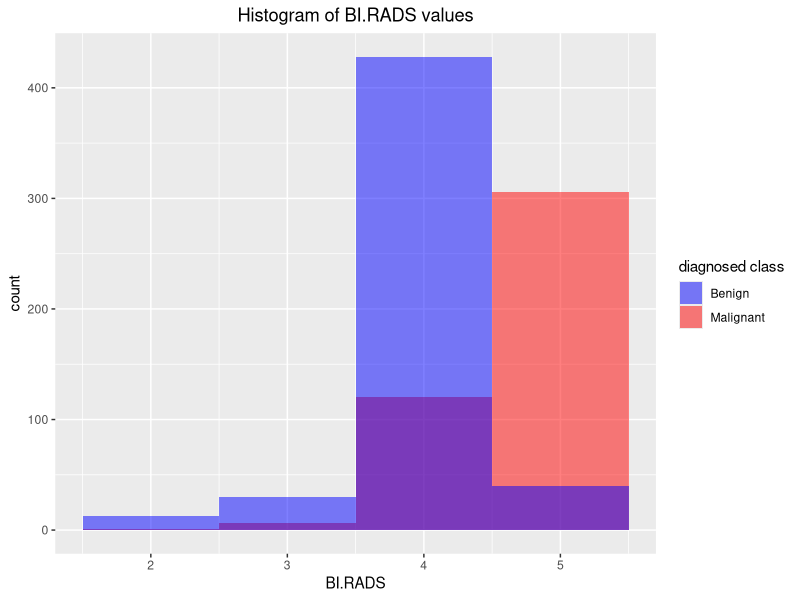
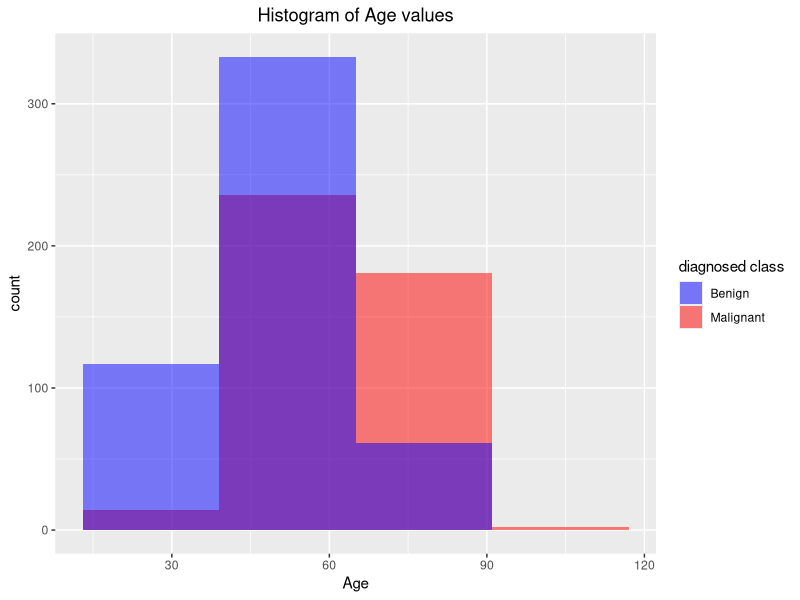
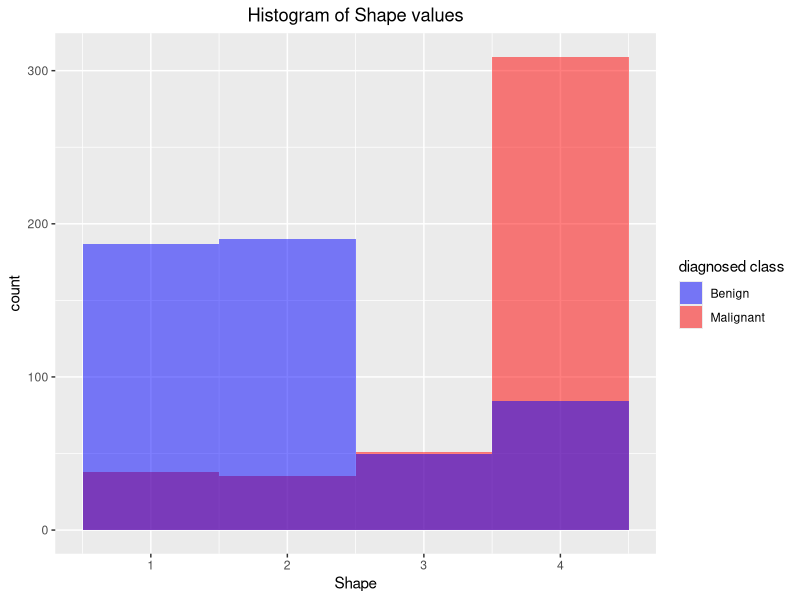
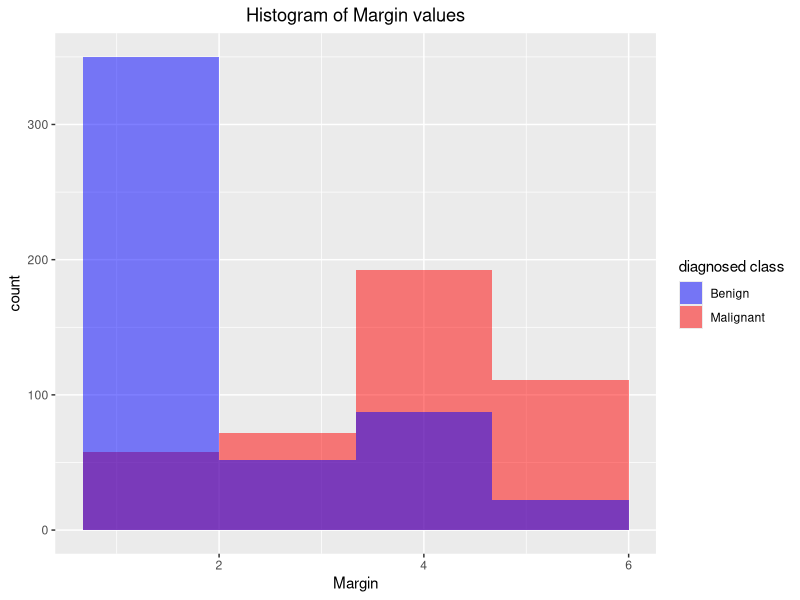
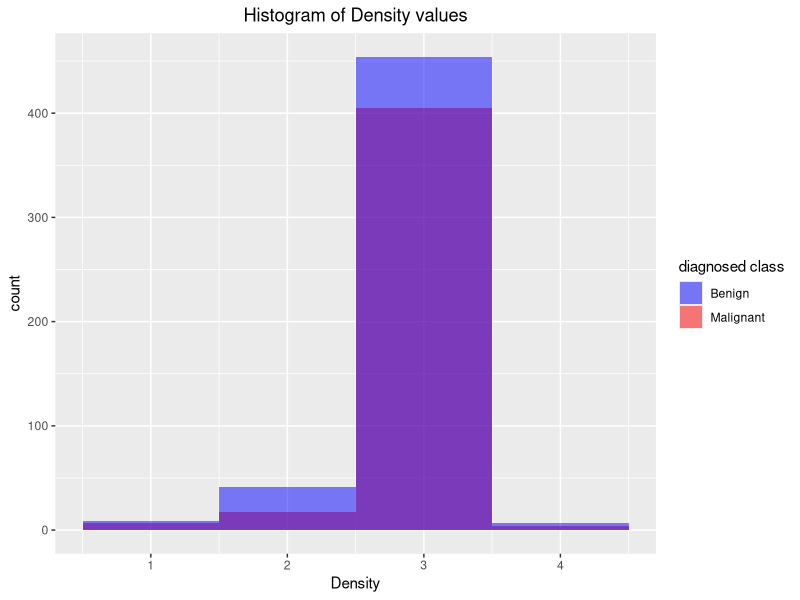
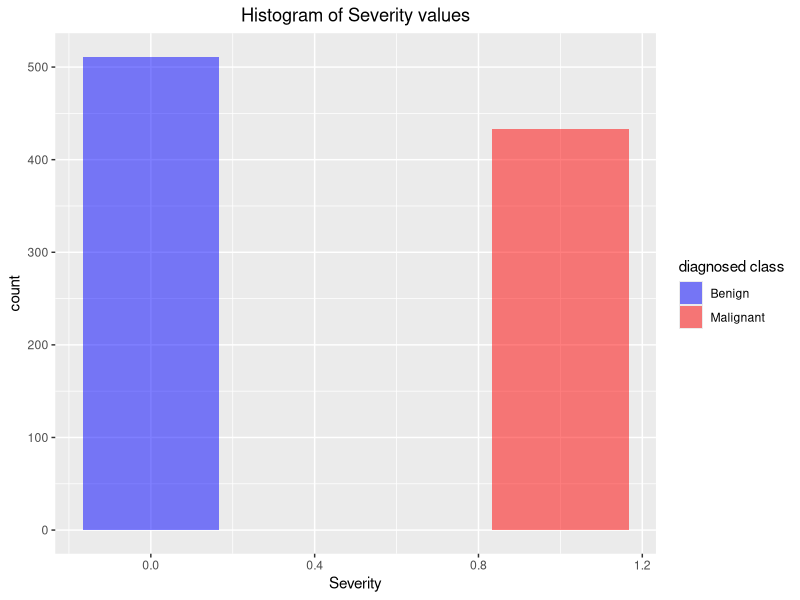
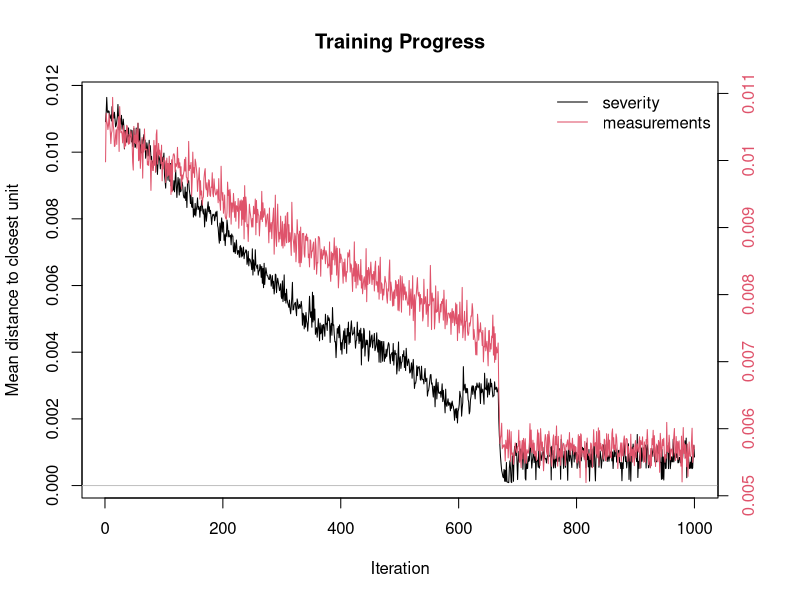
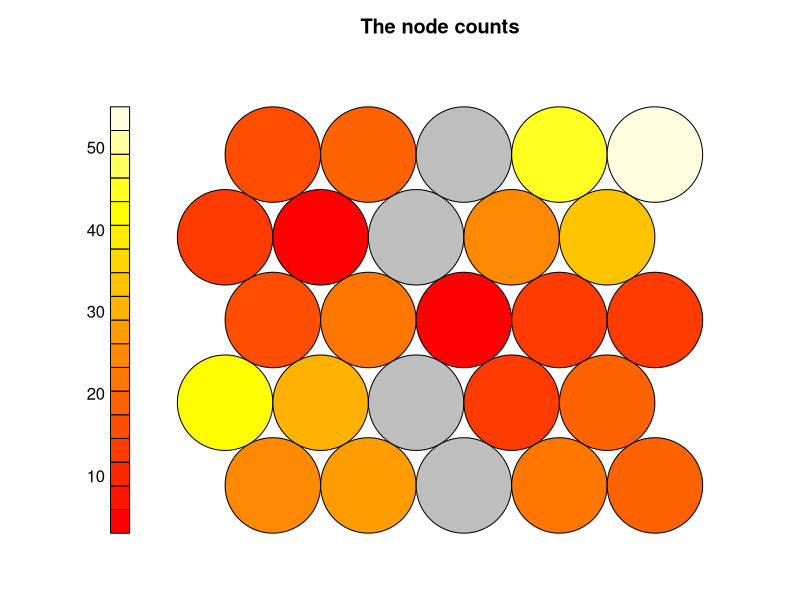

Generate these figures, in order, with R:
## ---- chunk 1
cat("\014")
rm(list = ls())
library(dplyr)
library(ggplot2)
library(kohonen)

## ---- chunk 2

dataset <- read.csv("./data/dataset.csv", 
                        header = TRUE, 
                        sep = ",",
                        stringsAsFactors = FALSE)

# conversion to numeric type
for (i in 1:5){
  dataset[,i] <- as.numeric(dataset[,i])
}


# predicting missing values with linear model
for(i in 1:5){
  datasetok <- switch(i,dataset[!is.na(dataset$BI.RADS),],
                      dataset[!is.na(dataset$Age),],
                      dataset[!is.na(dataset$Shape),],
                      dataset[!is.na(dataset$Margin),],
                      dataset[!is.na(dataset$Density),])
  datasetna <- switch(i,dataset[is.na(dataset$BI.RADS),],
                      dataset[is.na(dataset$Age),],
                      dataset[is.na(dataset$Shape),],
                      dataset[is.na(dataset$Margin),],
                      dataset[is.na(dataset$Density),])
  model <- switch(i,lm(BI.RADS ~ Severity,data = datasetok,na.action=na.omit),
                  lm(Age ~ Severity*(BI.RADS),data = datasetok,na.action=na.omit),
                  lm(Shape ~ Severity*(Age+BI.RADS),data = datasetok,na.action=na.omit),
                  lm(Margin ~ Severity*(Age+Shape+BI.RADS),data = datasetok,na.action=na.omit),
                  lm(Density ~ Severity*(Age+Shape+Margin+BI.RADS),data = datasetok,na.action=na.omit))
  summary(model)
  dataset[is.na(dataset[,i]),i] <- round(predict(model,datasetna))
}

# division of the data set into malignant and benign lesions
Malignant <- dataset[dataset$Severity == 1,]
Benign <- dataset[dataset$Severity == 0,]

Benign <- Benign[!(Benign$BI.RADS < 1 | Benign$BI.RADS > 5  | Benign$Shape < 1  | Benign$Shape > 4
                  | Benign$Margin < 1  | Benign$Margin > 5  | Benign$Density < 1  | Benign$Density > 4),]
Malignant <- Malignant[!(Malignant$BI.RADS < 1 | Malignant$BI.RADS > 5  | Malignant$Shape < 1  | Malignant$Shape > 4
                  | Malignant$Margin < 1  | Malignant$Margin > 5  | Malignant$Density < 1  | Malignant$Density > 4),]

numberOfMalignant <- nrow(Malignant)
numberOfBenign <- nrow(Benign)

# division into two different sets: test and training data
dataset <- rbind(Malignant,Benign)
trainingData <- rbind(Malignant[1:round(dim(Malignant)[1]/2),],Benign[1:round(dim(Benign)[1]/2),])
testingData <- rbind(Malignant[(round(dim(Malignant)[1]/2)+1):dim(Malignant)[1],],Benign[(round(dim(Benign)[1]/2)+1):dim(Benign)[1],])

# editing and correcting the names of individual lines
rownames(testingData) <- cat(1:dim(testingData)[1])
rownames(trainingData) <- cat(1:dim(trainingData)[1])

# data normalization (in the range from 0 to 1)
for (i in 1:5){
  trainingData[,i] <- (trainingData[,i] - min(trainingData[,i]))/(max(trainingData[,i])-min(trainingData[,i]))
  testingData[,i] <- (testingData[,i] - min(testingData[,i]))/(max(testingData[,i])-min(testingData[,i]))
}

# saving the data for faster loading and optimal application operation
save(dataset,testingData,trainingData,Malignant,Benign, file="./data/processed_dataset.RData")

## ---- chunk 3

ggplot(Malignant,aes(BI.RADS, fill = "Malignant")) + geom_histogram(bins = 4, alpha = 0.5) + 
  geom_histogram(data = Benign,mapping = aes(BI.RADS, fill = "Benign"),bins = 4, alpha = 0.5) +
  ggtitle("Histogram of BI.RADS values") +
  theme(plot.title = element_text(hjust = 0.5)) +
  scale_fill_manual(name="diagnosed class",values=c(Malignant="red",Benign="blue"))

ggplot(Malignant,aes(Age, fill = "Malignant")) + geom_histogram(bins = 4, alpha = 0.5) + 
  geom_histogram(data = Benign,mapping = aes(Age, fill = "Benign"),bins = 4, alpha = 0.5) +
  ggtitle("Histogram of Age values") +
  theme(plot.title = element_text(hjust = 0.5)) +
  scale_fill_manual(name="diagnosed class",values=c(Malignant="red",Benign="blue"))

ggplot(Malignant,aes(Shape, fill = "Malignant")) + geom_histogram(bins = 4, alpha = 0.5) + 
  geom_histogram(data = Benign,mapping = aes(Shape, fill = "Benign"),bins = 4, alpha = 0.5) +
  ggtitle("Histogram of Shape values") +
  theme(plot.title = element_text(hjust = 0.5)) +
  scale_fill_manual(name="diagnosed class",values=c(Malignant="red",Benign="blue"))

ggplot(Malignant,aes(Margin, fill = "Malignant")) + geom_histogram(bins = 4, alpha = 0.5) + 
  geom_histogram(data = Benign,mapping = aes(Margin, fill = "Benign"),bins = 4, alpha = 0.5) +
  ggtitle("Histogram of Margin values") +
  theme(plot.title = element_text(hjust = 0.5)) +
  scale_fill_manual(name="diagnosed class",values=c(Malignant="red",Benign="blue"))

ggplot(Malignant,aes(Density, fill = "Malignant")) + geom_histogram(bins = 4, alpha = 0.5) + 
  geom_histogram(data = Benign,mapping = aes(Density, fill = "Benign"),bins = 4, alpha = 0.5) +
  ggtitle("Histogram of Density values") +
  theme(plot.title = element_text(hjust = 0.5)) +
  scale_fill_manual(name="diagnosed class",values=c(Malignant="red",Benign="blue"))

ggplot(Malignant,aes(Severity, fill = "Malignant")) + geom_histogram(bins = 4, alpha = 0.5) + 
  geom_histogram(data = Benign,mapping = aes(Severity, fill = "Benign"),bins = 4, alpha = 0.5) +
  ggtitle("Histogram of Severity values") +
  theme(plot.title = element_text(hjust = 0.5)) +
  scale_fill_manual(name="diagnosed class",values=c(Malignant="red",Benign="blue"))

## ---- chunk 4

# create data that will be marked separately
trainingdata <- list(severity = as.matrix(trainingData[,6]),measurements = as.matrix(trainingData[,1:5]))

# set the appropriate SOM parameters
gridNumOfRow <- 5
gridNumOfCol <- 5
numberOfIterations <- 1000
learningRate <- c(0.05,0.001)
topology <- c("rectangular", "hexagonal")
data_train_matrix <- as.matrix(trainingData)
som_grid <- somgrid(xdim = gridNumOfRow, ydim=gridNumOfCol, topo=topology[2], neighbourhood.fct = "gaussian")
som_model <- supersom(trainingdata, 
		grid=som_grid, 
		rlen=numberOfIterations, 
		alpha=learningRate, 
		keep.data = TRUE)

## ---- chunk 5

# Training progress
plot(som_model, type="changes",main="Training Progress")

# Node counts
plot(som_model, type="count",main="The node counts")

# Node maps
plot(som_model, type="mapping",main="Mapping of the activated nodes")

# Node quality
plot(som_model, type="quality",main="The quality of the mapping")

# Neighbor distance
plot(som_model, type="dist.neighbours",main="SOM neighbour distances")

# Node codes
plot(som_model, type="codes",main="Codes / Weight vectors view")

# setting the coloring function for cluster plot
coolBlueHotRed <- function(n, alpha = 1) {rainbow(n, end=4/6, alpha=alpha)[n:1]}
pretty_palette <- c("#1f77b4","#ff7f0e","#2ca02c", "#d62728","#9467bd","#8c564b","#e377c2")
c <- som_model$codes 
som_cluster <- cutree(hclust(dist(som_model$codes[[1]])), 2)
# chosen clusters
plot(som_model, type="mapping", bgcol = pretty_palette[som_cluster],main = "Classification - division into clusters")
add.cluster.boundaries(som_model, som_cluster)

## ---- chunk 6

# predict results with testing data set
testingdata <- list(measurements = as.matrix(testingData[,1:5]))
som.prediction <- predict(som_model, newdata = testingdata)
resultsTable <- table(testingData[,6],som.prediction$predictions[["severity"]])

score <- sum(diag(resultsTable)) # <---- determinant of truth table
truthTable <- resultsTable # <---- Truth table
cat("Tablica prawdy:")
print(truthTable)
predictions <- som.prediction$predictions[["severity"]] #  <---- results for test set

# count sensitivity and specificity from truth table
sensitivity <- truthTable[2,2] / (truthTable[2,2] + truthTable[1,2])
specificity <- truthTable[1,1] / (truthTable[1,1] + truthTable[2,1])

# print sensitivity and specificity
cat(paste0("\nSensitivity: ", signif(sensitivity*100,digits=4),"%"))
cat(paste0("\nSpecificity: ", signif(specificity*100,digits=4),"%"))

## ---- chunk 7
# insert allowed values from the acceptable range for the given classes (BI.RADS,Age,Shape,Margin,Density)
userdata <- c(4,28,1,1,3)
userdatamatrix <- matrix(userdata,nrow=1,ncol=5,byrow=TRUE)

# data must be normalized before prediction
for (i in 1:5){
  userdatamatrix[1,i] <- (userdatamatrix[1,i]-min(dataset[,i]))/(max(dataset[,i])-min(dataset[,i]))
}
customUserdata <- list(measurements = userdatamatrix)
som.predictionUser <- predict(som_model, newdata = customUserdata)

# print predictions
if (som.predictionUser$predictions[["severity"]][1] == 1){
  cat('The detected lesion is malignant\n')
} else{
  cat('The detected lesion is benign\n')
}
